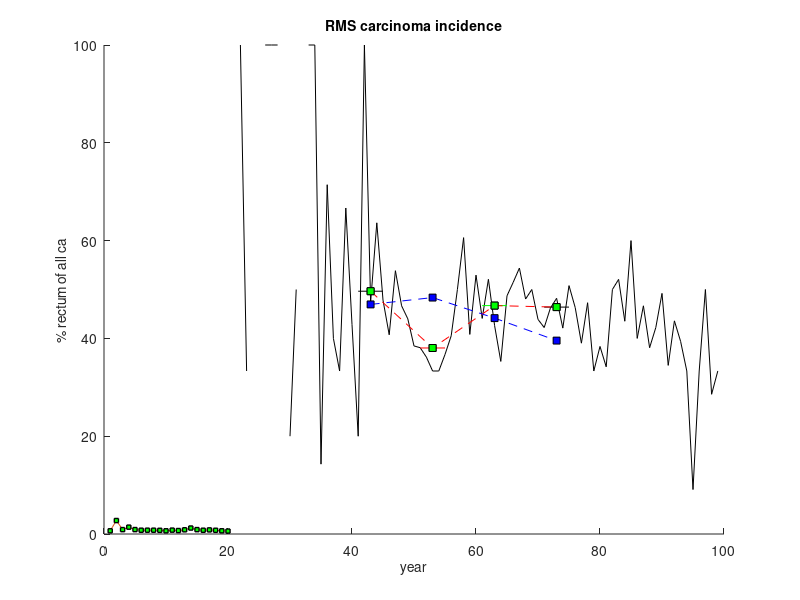

Source code (MATLAB):
%%%%%%%%%%%%%%%%%%%%%%%%%%%%%%%%%%%%%%%%%%%%%%%%%%%%%%%%%%%%%%%%%%%%%%%%%%%
%     
%     CMOST: Colon Modeling with Open Source Tool
%     created by Meher Prakash and Benjamin Misselwitz 2012 - 2016
%
%     This program is part of free software package CMOST for colo-rectal  
%     cancer simulations: You can redistribute it and/or modify 
%     it under the terms of the GNU General Public License as published by
%     the Free Software Foundation, either version 3 of the License, or
%     (at your option) any later version.
% 
%       
%     This program is distributed in the hope that it will be useful,
%     but WITHOUT ANY WARRANTY; without even the implied warranty of
%     MERCHANTABILITY or FITNESS FOR A PARTICULAR PURPOSE.  See the
%     GNU General Public License for more details.
% 
%     You should have received a copy of the GNU General Public License
%     along with this program.  If not, see <http://www.gnu.org/licenses/>.
%%%%%%%%%%%%%%%%%%%%%%%%%%%%%%%%%%%%%%%%%%%%%%%%%%%%%%%%%%%%%%%%%%%%%%%%%%%

function stop = Auto_Calib_3_OutFunction(varargin)

%%% the path were this proggram is stored, this must be the CMOST path
Path = mfilename('fullpath');
pos = regexp(Path, [mfilename, '$']);
CurrentPath = Path(1:pos-1);
cd (fullfile(CurrentPath, '../Storyboards', 'Temp'))
load ('Calibration_3_temp');

handles.Variables = Calibration_3_temp.Variables;
handles.Flow      = Calibration_3_temp.Flow;
BM                = Calibration_3_temp.BM;

FontSz   = 10;
MarkerSz = 5;
LineSz   = 0.4;
a=findall(0);

stop = false;

c=findobj(a, 'tag', 'Iteration_number');
set(c, 'string', num2str(handles.Flow.Iteration))
% show simple debug info if available
msgObj = findobj(a, 'tag', 'message');
if ~isempty(msgObj) && isfield(handles.Flow, 'Debug') && isfield(handles.Flow.Debug, 'deltaBM')
    idx = handles.Flow.Iteration;
    if idx <= length(handles.Flow.Debug.deltaBM)
        delta = handles.Flow.Debug.deltaBM(idx);
        try
            set(msgObj, 'string', sprintf('Iter %d — ΔBM=%.3g', handles.Flow.Iteration, delta));
        catch
            % ignore UI errors
        end
    end
end

c=findobj(a, 'tag', 'RMS_Ca_current');
set(c, 'string', num2str(handles.Flow.RMSI(end)))

c=findobj(a, 'tag', 'RMS_rel_danger_current');
set(c, 'string', num2str(handles.Flow.RMSD(end)))

c=findobj(a, 'tag', 'RMS_Fraction_Rectum_current');
set(c, 'string', num2str(handles.Flow.RMSR(end)))

% adjust Carcinoma graphs     
% overall
MakeGraphik(BM.Graph.Cancer_Ov, handles.Variables.Benchmarks.Cancer.Ov_y,...
    handles.Variables.Benchmarks.Cancer.Ov_inc, BM.OutputValues.Cancer_Ov,...
    BM.OutputFlags.Cancer_Ov, 'Incidence carcinoma overall', 'per 100''000 per year', LineSz, MarkerSz, FontSz, 'Ca', a)

% male
MakeGraphik(BM.Graph.Cancer_Male, handles.Variables.Benchmarks.Cancer.Male_y,...
    handles.Variables.Benchmarks.Cancer.Male_inc, BM.OutputValues.Cancer_Male,...
    BM.OutputFlags.Cancer_Male, 'Incidence carcinoma male', 'per 100''000 per year', LineSz, MarkerSz, FontSz, 'Ca', a)

% female
MakeGraphik(BM.Graph.Cancer_Female, handles.Variables.Benchmarks.Cancer.Female_y,...
    handles.Variables.Benchmarks.Cancer.Female_inc, BM.OutputValues.Cancer_Female,...
    BM.OutputFlags.Cancer_Female, 'Incidence carcinoma female', 'per 100''000 per year', LineSz, MarkerSz, FontSz, 'Ca', a)

% relative danger adenoma 
b=findobj(a, 'string', 'origin of cancer');
if ~isempty(b) && all(isvalid(b))
    if isprop(b, 'Parent') && all(isvalid(b.Parent)) && strcmp(get(b.Parent, 'type'), 'axes')
        % 使用 set 而不是 axes 以避免窗口弹出
        fig = ancestor(b.Parent, 'figure');
        if ~isempty(fig), set(fig, 'CurrentAxes', b.Parent); end
        cla(b.Parent);
    else
        ax = ancestor(b, 'axes');
        if ~isempty(ax) && all(isvalid(ax))
            fig = ancestor(ax, 'figure');
            if ~isempty(fig), set(fig, 'CurrentAxes', ax); end
            cla(ax);
        end
    end
end
area(BM.CancerOriginArea), grid on, colormap summer, set(gca,'Layer','top')
ylabel('% of all cancer', 'fontsize', FontSz), xlabel('decade', 'fontsize', FontSz)
title('origin of cancer', 'fontsize', FontSz)
set(gca, 'xlim', [0 10], 'ylim', [0 100], 'fontsize', FontSz)
cm = colormap; %#ok<NASGU>
cpos = [1  13 26 38 51 64]; %#ok<NASGU> % these are the positions in the colormap used for the graphs
for f=1:5
    %    line ([0.1 4], [BM.CancerOriginSummary(f) BM.CancerOriginSummary(f)], 'color', cm(cpos(f), :))
end
l=legend('Adenoma 3mm', 'Adenoma 5mm', 'Adenoma 7mm', 'Adenoma 9mm', 'Adv Ad P5', 'Adv Ad P6', 'direct');
set(l, 'location', 'northoutside', 'fontsize', FontSz)
ypos = 0;
for f=1:6
    line([1.5 2.5], [(ypos + BM.CancerOriginValue(f)/2) (ypos + BM.CancerOriginValue(f)/2)],...
        'color', BM.CancerOriginFlag{f})
    ypos = ypos + BM.CancerOriginValue(f);
end

% fraction rectum
b=findobj(a, 'string', 'fraction rectum carcinoma');
if ~isempty(b) && all(isvalid(b))
    if isprop(b, 'Parent') && all(isvalid(b.Parent)) && strcmp(get(b.Parent, 'type'), 'axes')
        % 使用 set 而不是 axes 以避免窗口弹出
        fig = ancestor(b.Parent, 'figure');
        if ~isempty(fig), set(fig, 'CurrentAxes', b.Parent); end
        cla(b.Parent);
    else
        ax = ancestor(b, 'axes');
        if ~isempty(ax) && all(isvalid(ax))
            fig = ancestor(ax, 'figure');
            if ~isempty(fig), set(fig, 'CurrentAxes', ax); end
            cla(ax);
        end
    end
end
plot(0:99, BM.LocationRectumAllGender(1:100)./ (BM.LocationRectumAllGender(1:100) + BM.LocationRest(1:100))*100, 'color', 'k'), hold on
for f=1:length(BM.LocX)
    x(f) = mean(BM.LocX{f}(1):BM.LocX{f}(2)); %#ok<AGROW>
    line(BM.LocX{f}, [BM.LocationRectum(f) BM.LocationRectum(f)], 'color', BM.LocationRectumFlag{f})
    plot(x(f), BM.LocationRectum(f), '--rs','LineWidth',LineSz, 'MarkerEdgeColor','k',...
        'MarkerFaceColor', BM.LocationRectumFlag{f}, 'MarkerSize',MarkerSz)
end
plot(x, BM.LocationRectum, '--rs','LineWidth',LineSz, 'MarkerEdgeColor','k', 'MarkerFaceColor','g', 'MarkerSize',MarkerSz)
plot(x, BM.LocBenchmark, '--bs','LineWidth',LineSz, 'MarkerEdgeColor','k', 'MarkerFaceColor','b', 'MarkerSize',MarkerSz)
xlabel('year', 'fontsize', FontSz), ylabel('% rectum of all ca', 'fontsize', FontSz)
set(gca, 'fontsize', FontSz), title('fraction rectum carcinoma', 'fontsize', FontSz)

% Adjusting RMS Graph carcinoma
b=findobj(a, 'string', 'RMS carcinoma incidence');
if ~isempty(b) && all(isvalid(b))
    if isprop(b, 'Parent') && all(isvalid(b.Parent)) && strcmp(get(b.Parent, 'type'), 'axes')
        % 使用 set 而不是 axes 以避免窗口弹出
        fig = ancestor(b.Parent, 'figure');
        if ~isempty(fig), set(fig, 'CurrentAxes', b.Parent); end
        cla(b.Parent);
    else
        ax = ancestor(b, 'axes');
        if ~isempty(ax) && all(isvalid(ax))
            fig = ancestor(ax, 'figure');
            if ~isempty(fig), set(fig, 'CurrentAxes', ax); end
            cla(ax);
        end
    end
end
% 只绘制有效的迭代次数
valid_idx = find(handles.Flow.RMSI ~= 0, 1, 'last');
if isempty(valid_idx), valid_idx = 1; end
plot(1:valid_idx, handles.Flow.RMSI(1:valid_idx)), hold on
for f=1:valid_idx
    plot(f, handles.Flow.RMSI(f), '--rs','LineWidth',1, 'MarkerEdgeColor','k', 'MarkerFaceColor','g', 'MarkerSize',3)
end 
title('RMS carcinoma incidence')
set(gca, 'color',  [0.6 0.6 1], 'box', 'off')
drawnow limitrate nocallbacks

c=findobj(a, 'tag', 'Stop_Cal3');
if ~isempty(c)
    d=get(c, 'enable');
    % 如果 Stop 按钮被禁用（已按下），则立即请求停止 fminsearch（不弹出对话）
    if isequal(d, 'off')
        stop = true;
    end
end

function MakeGraphik(DataGraph, BM_year, BM_value, BM_current, BM_flags, GraphTitle, LabelY, LineSz, MarkerSz, FontSz, Mod, a)
b=findobj(a, 'string', GraphTitle);
if ~isempty(b) && all(isvalid(b))
    if isprop(b, 'Parent') && all(isvalid(b.Parent)) && strcmp(get(b.Parent, 'type'), 'axes')
        % 使用 set 而不是 axes 以避免窗口弹出
        fig = ancestor(b.Parent, 'figure');
        if ~isempty(fig), set(fig, 'CurrentAxes', b.Parent); end
        cla(b.Parent);
    else
        ax = ancestor(b, 'axes');
        if ~isempty(ax) && all(isvalid(ax))
            fig = ancestor(ax, 'figure');
            if ~isempty(fig), set(fig, 'CurrentAxes', ax); end
            cla(ax);
        else
            return;
        end
    end
else
    return;
end
if isequal(Mod, 'Ca')
    n = min(length(BM_year), length(DataGraph));
    plot(BM_year(1:n), DataGraph(1:n), 'color', 'k'), hold on
else
    n = min(100, length(DataGraph));
    plot(0:n-1, DataGraph(1:n), 'color', 'k'), hold on
end
n2 = min(length(BM_year), length(BM_value));
plot(BM_year(1:n2), BM_value(1:n2), '--bs','LineWidth',LineSz, 'MarkerEdgeColor','k', 'MarkerFaceColor','b', 'MarkerSize',MarkerSz)

n3 = min([length(BM_year), length(BM_current), length(BM_flags)]);
for f=1:n3
    if isequal(BM_flags{f}, '')
        BM_flags{f} = 'black';
    end
    plot(BM_year(f), BM_current(f), '--rs', 'LineWidth', LineSz, 'MarkerEdgeColor','k', 'MarkerFaceColor', BM_flags{f}, 'MarkerSize',3)
    line([BM_year(f)-2 BM_year(f)+2], [BM_current(f) BM_current(f)], 'color', BM_flags{f});
end
xlabel('year', 'fontsize', FontSz), ylabel(LabelY, 'fontsize', FontSz), title(GraphTitle, 'fontsize', FontSz)
set(gca, 'xlim', [0 100], 'fontsize', FontSz, 'xtick', [0 20 40 60 80 100])
